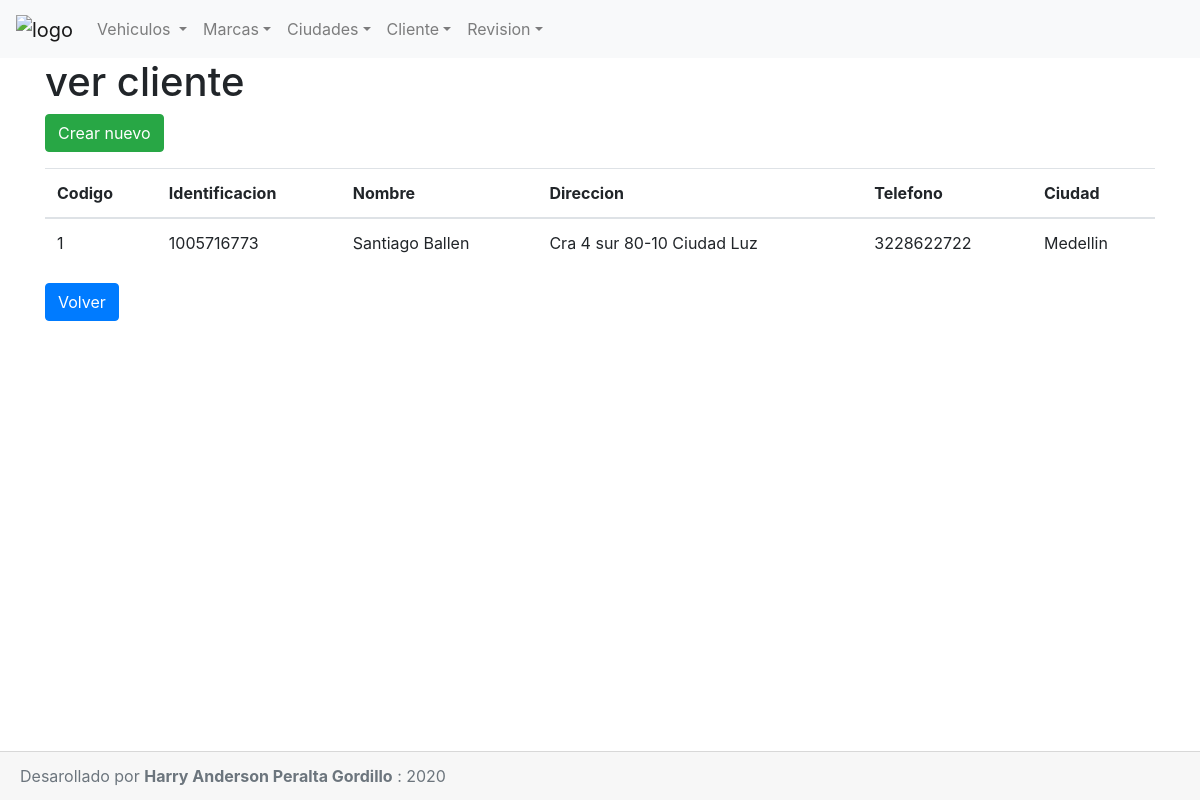
/index.php?control=cliente&action=view&codigo=1, run on the app's committed database.
### tables this page shows
CREATE TABLE `cliente` (
  `codigo` int(11) NOT NULL,
  `identificacion` int(11) NOT NULL,
  `nombre` varchar(50) NOT NULL,
  `direccion` varchar(50) NOT NULL,
  `telefono` varchar(20) NOT NULL,
  `codigoCiudad` int(11) NOT NULL
);

CREATE TABLE `ciudad` (
  `codigo` int(11) NOT NULL,
  `nombre` varchar(30) NOT NULL
);

### controllers/ClienteController.php (called while the page is built, shortened)
<?php
    class ClienteController
    {
        public function __construct()
        {
            require_once "models/Cliente.php";
        }
        public function view($codigo)
        {
            $cliente = new Cliente();
            $data["cliente"] = $cliente->getCliente($codigo);
            $data["titulo"] = "ver cliente";
            require_once "views/clientes/view.php";
        }
    }
?>

### config/conexion.php (called while the page is built, shortened)
<?php
class Conectar
{
    public static function conexion()
    {
        $conexion = new mysqli("localhost","root","","concesionario");
        return $conexion;
    }
}
?>

### models/Cliente.php (called while the page is built, shortened)
<?php
    class Cliente
    {
        private $db;
        public function __construct()
        {
            $this->db = Conectar::conexion();
        }
        public function getCliente($codigo)
        {
            $sql = "SELECT cliente.codigo, cliente.identificacion, cliente.nombre, cliente.direccion, cliente.telefono, ciudad.nombre AS ciudad " .
                    "FROM cliente " .
                    "JOIN ciudad " .
                    "ON cliente.codigoCiudad = ciudad.codigo " .
                    "WHERE cliente.codigo = $codigo";
            $resultado = $this->db->query($sql);
            $row = $resultado->fetch_assoc();
            return $row;
        }
    }
?>

### views/clientes/view.php (the view)
<?php require "views/shared/header.php"; ?>
<div class="container">
<h1> <?php echo $data["titulo"]?></h1>
    <a href="index.php?control=cliente&action=insert" class="btn btn-success">Crear nuevo</a>
    <table class="table mt-3">
        <thead>
            <tr>
                <th>Codigo</th>
                <th>Identificacion</th>
                <th>Nombre</th>
                <th>Direccion</th>
                <th>Telefono</th>
                <th>Ciudad</th>
            </tr>
        </thead>
        <tbody>
                <tr>
                    <td><?= $data["cliente"]['codigo'] ?></td>
                    <td><?= $data["cliente"]['identificacion'] ?></td>
                    <td><?= $data["cliente"]['nombre'] ?></td>
                    <td><?= $data["cliente"]['direccion'] ?></td>
                    <td><?= $data["cliente"]['telefono'] ?></td>
                    <td><?= $data["cliente"]['ciudad'] ?></td>
                </tr>
        </tbody>
    </table>
    <a href="index.php?control=cliente&action=index" class="btn btn-primary">Volver</a>
</div>
<?php require "views/shared/footer.php"; ?>

### data on the page
cliente: codigo "1", identificacion "1005716773", nombre "Santiago Ballen", direccion "Cra 4 sur 80-10 Ciudad Luz", telefono "3228622722", codigoCiudad.nombre "Medellin"

### other printed values
$data["titulo"] "ver cliente"
